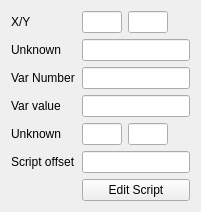
              <widget class="QWidget" name="triggerEditor">
               <property name="sizePolicy">
                <sizepolicy hsizetype="Expanding" vsizetype="Expanding">
                 <horstretch>0</horstretch>
                 <verstretch>0</verstretch>
                </sizepolicy>
               </property>
               <layout class="QFormLayout" name="formLayout_3">
                <property name="fieldGrowthPolicy">
                 <enum>QFormLayout::AllNonFixedFieldsGrow</enum>
                </property>
                <item row="1" column="0">
                 <widget class="QLabel" name="label_3">
                  <property name="text">
                   <string>X/Y</string>
                  </property>
                 </widget>
                </item>
                <item row="1" column="1">
                 <layout class="QHBoxLayout" name="_4">
                  <item>
                   <widget class="QLineEdit" name="t_x">
                    <property name="sizePolicy">
                     <sizepolicy hsizetype="MinimumExpanding" vsizetype="Fixed">
                      <horstretch>0</horstretch>
                      <verstretch>0</verstretch>
                     </sizepolicy>
                    </property>
                    <property name="maximumSize">
                     <size>
                      <width>40</width>
                      <height>16777215</height>
                     </size>
                    </property>
                    <property name="maxLength">
                     <number>2</number>
                    </property>
                   </widget>
                  </item>
                  <item>
                   <widget class="QLineEdit" name="t_y">
                    <property name="sizePolicy">
                     <sizepolicy hsizetype="Preferred" vsizetype="Fixed">
                      <horstretch>0</horstretch>
                      <verstretch>0</verstretch>
                     </sizepolicy>
                    </property>
                    <property name="maximumSize">
                     <size>
                      <width>40</width>
                      <height>16777215</height>
                     </size>
                    </property>
                    <property name="maxLength">
                     <number>2</number>
                    </property>
                   </widget>
                  </item>
                 </layout>
                </item>
                <item row="2" column="0">
                 <widget class="QLabel" name="label_2">
                  <property name="text">
                   <string>Unknown</string>
                  </property>
                 </widget>
                </item>
                <item row="2" column="1">
                 <widget class="QLineEdit" name="t_unknown1"/>
                </item>
                <item row="3" column="0">
                 <widget class="QLabel" name="label_6">
                  <property name="text">
                   <string>Var Number</string>
                  </property>
                 </widget>
                </item>
                <item row="3" column="1">
                 <widget class="QLineEdit" name="t_var_num"/>
                </item>
                <item row="4" column="0">
                 <widget class="QLabel" name="label_8">
                  <property name="text">
                   <string>Var value</string>
                  </property>
                 </widget>
                </item>
                <item row="5" column="0">
                 <widget class="QLabel" name="label_29">
                  <property name="text">
                   <string>Unknown</string>
                  </property>
                 </widget>
                </item>
                <item row="4" column="1">
                 <widget class="QLineEdit" name="t_var_val"/>
                </item>
                <item row="5" column="1">
                 <layout class="QHBoxLayout" name="_5">
                  <item>
                   <widget class="QLineEdit" name="t_unknown2">
                    <property name="sizePolicy">
                     <sizepolicy hsizetype="MinimumExpanding" vsizetype="Fixed">
                      <horstretch>0</horstretch>
                      <verstretch>0</verstretch>
                     </sizepolicy>
                    </property>
                    <property name="maximumSize">
                     <size>
                      <width>40</width>
                      <height>16777215</height>
                     </size>
                    </property>
                    <property name="maxLength">
                     <number>2</number>
                    </property>
                   </widget>
                  </item>
                  <item>
                   <widget class="QLineEdit" name="t_unknown3">
                    <property name="sizePolicy">
                     <sizepolicy hsizetype="Preferred" vsizetype="Fixed">
                      <horstretch>0</horstretch>
                      <verstretch>0</verstretch>
                     </sizepolicy>
                    </property>
                    <property name="maximumSize">
                     <size>
                      <width>40</width>
                      <height>16777215</height>
                     </size>
                    </property>
                    <property name="maxLength">
                     <number>2</number>
                    </property>
                   </widget>
                  </item>
                 </layout>
                </item>
                <item row="6" column="1">
                 <widget class="QLineEdit" name="t_script_offset"/>
                </item>
                <item row="6" column="0">
                 <widget class="QLabel" name="label_30">
                  <property name="text">
                   <string>Script offset</string>
                  </property>
                 </widget>
                </item>
                <item row="7" column="1">
                 <widget class="QPushButton" name="t_edit_script">
                  <property name="text">
                   <string>Edit Script</string>
                  </property>
                 </widget>
                </item>
               </layout>
              </widget>
